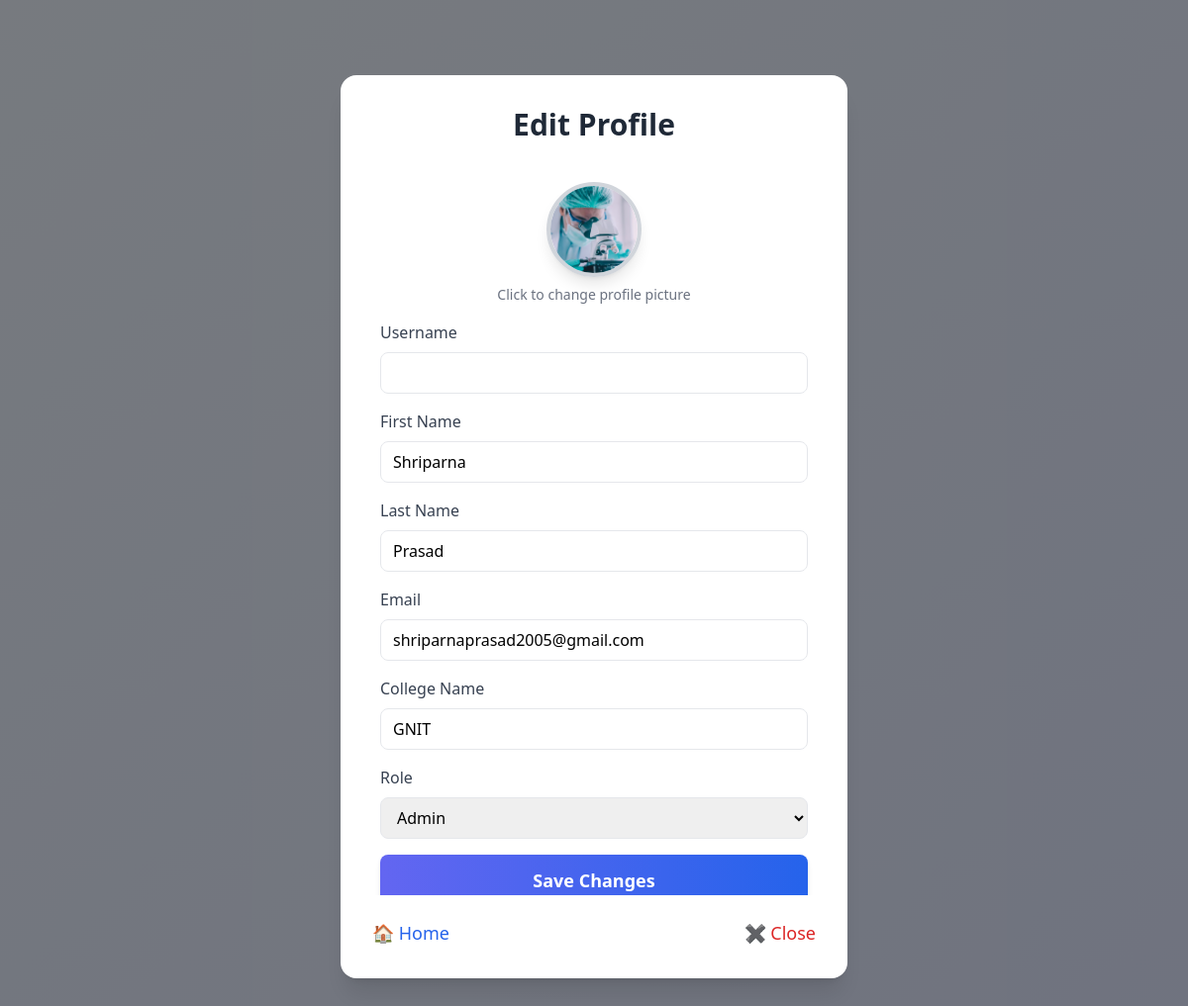
/events/edit-profile/ (signed in), run on the app's committed database.
### events/models.py (models this page shows)
class CustomUser(AbstractUser):
    ROLE_CHOICES = [
        ('student', 'Student'),
        ('faculty', 'Faculty'),
        ('admin', 'Admin'),
    ]
    role = models.CharField(max_length=10, choices=ROLE_CHOICES, default='student')
    profile_image = models.ImageField(upload_to='profile_images/', default='profile_images/default.png', blank=True, null=True)
    college_name = models.CharField(max_length=255, blank=True, null=True)

### events/views.py (the view)
# urls.py: path("edit-profile/", views.edit_profile, name="edit_profile"),
@login_required
def edit_profile(request):
    user = request.user
    if request.method == "POST":
        form = ProfileUpdateForm(request.POST, request.FILES, instance=user)
        if form.is_valid():
            form.save()
            messages.success(request, "Profile updated successfully!")
            return redirect("my_account")
        else:
            messages.error(request, "Please correct the errors below.")
    else:
        form = ProfileUpdateForm(instance=user)
    return render(request, "edit_profile.html", {"form": form})

### events/forms.py
class ProfileUpdateForm(forms.ModelForm):
    class Meta:
        model = CustomUser
        fields = ['username', 'first_name', 'last_name', 'email', 'college_name', 'role', 'profile_image']
        widgets = {
            'username': forms.TextInput(attrs={'class': 'w-full px-3 py-2 border rounded-lg'}),
            'first_name': forms.TextInput(attrs={'class': 'w-full px-3 py-2 border rounded-lg'}),
            'last_name': forms.TextInput(attrs={'class': 'w-full px-3 py-2 border rounded-lg'}),
            'email': forms.EmailInput(attrs={'class': 'w-full px-3 py-2 border rounded-lg'}),
            'college_name': forms.TextInput(attrs={'class': 'w-full px-3 py-2 border rounded-lg'}),
            'role': forms.Select(attrs={'class': 'w-full px-3 py-2 border rounded-lg'}),
        }
    def __init__(self, *args, **kwargs):
        super(ProfileUpdateForm, self).__init__(*args, **kwargs)
        for field in self.fields:
            self.fields[field].required = False

### events/templates/edit_profile.html (shortened to what this page needs)
<!DOCTYPE html>
<html lang="en">
<head>
    <script src="https://cdn.tailwindcss.com"></script>
</head>
<body class="bg-gradient-to-br from-blue-50 to-indigo-100 flex justify-center items-center min-h-screen">
    <div class="fixed inset-0 flex items-center justify-center bg-black bg-opacity-50">
        <div class="bg-white p-8 rounded-2xl shadow-xl w-full max-w-lg relative">
            <h2 class="text-3xl font-bold text-center text-gray-800 mb-4">Edit Profile</h2>
            <div class="max-h-[70vh] overflow-y-auto p-2">
                <form method="POST" enctype="multipart/form-data" class="space-y-4">
                    <div class="flex flex-col items-center">
                        <label for="profile-pic" class="cursor-pointer">
                            <img id="profile-preview"
                                 src="{% if user.profile_image %}{{ user.profile_image.url }}{% else %}/media/profile_images/default.png{% endif %}"
                                 class="w-24 h-24 rounded-full border-4 border-gray-300 shadow-lg object-cover transition duration-300 hover:opacity-80"
                                 onerror="this.src='/media/profile_images/default.png'" />
                        </label>
                        <p class="text-sm text-gray-500 mt-2">Click to change profile picture</p>
                    </div>
                    <div class="space-y-2">
                        <label class="text-gray-700 font-medium">Username</label>
                        {{ form.username }}
                    </div>
                    <div class="space-y-2">
                        <label class="text-gray-700 font-medium">First Name</label>
                        {{ form.first_name }}
                    </div>
                    <div class="space-y-2">
                        <label class="text-gray-700 font-medium">Last Name</label>
                        {{ form.last_name }}
                    </div>
                    <div class="space-y-2">
                        <label class="text-gray-700 font-medium">Email</label>
                        {{ form.email }}
                    </div>
                    <div class="space-y-2">
                        <label class="text-gray-700 font-medium">College Name</label>
                        {{ form.college_name }}
                    </div>
                    <div class="space-y-2">
                        <label class="text-gray-700 font-medium">Role</label>
                        {{ form.role }}
                    </div>
                    <button type="submit"
                            class="w-full bg-gradient-to-r from-indigo-500 to-blue-600 text-white px-6 py-3 rounded-lg
                                hover:scale-105 transition-transform shadow-md font-semibold text-lg">
                        Save Changes
                    </button>
                </form>
            </div>
            <div class="flex justify-between mt-6">
                <a href="{% url 'home' %}" class="text-blue-600 font-medium hover:underline text-lg">🏠 Home</a>
                <button onclick="closeModal()" class="text-red-600 font-medium hover:underline text-lg">✖ Close</button>
            </div>
        </div>
    </div>
</body>
</html>

### data on the page
CustomUser: profile_image (picture), first_name "Shriparna", last_name "Prasad", email "shriparnaprasad2005@gmail.com", college_name "GNIT", role "Admin"
